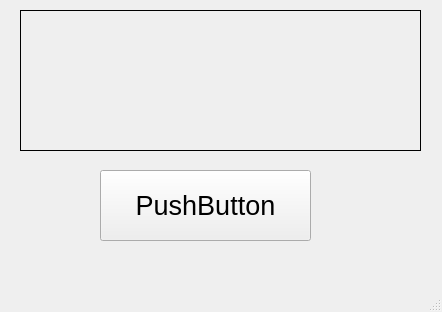
<?xml version="1.0" encoding="UTF-8"?>
<ui version="4.0">
 <class>MainWindow</class>
 <widget class="QMainWindow" name="MainWindow">
  <property name="geometry">
   <rect>
    <x>0</x>
    <y>0</y>
    <width>442</width>
    <height>312</height>
   </rect>
  </property>
  <property name="windowTitle">
   <string>MainWindow</string>
  </property>
  <widget class="QWidget" name="centralwidget">
   <widget class="QLabel" name="label">
    <property name="geometry">
     <rect>
      <x>20</x>
      <y>10</y>
      <width>401</width>
      <height>141</height>
     </rect>
    </property>
    <property name="font">
     <font>
      <pointsize>20</pointsize>
     </font>
    </property>
    <property name="frameShape">
     <enum>QFrame::Panel</enum>
    </property>
    <property name="text">
     <string/>
    </property>
   </widget>
   <widget class="QPushButton" name="pushButton">
    <property name="geometry">
     <rect>
      <x>100</x>
      <y>170</y>
      <width>211</width>
      <height>71</height>
     </rect>
    </property>
    <property name="font">
     <font>
      <pointsize>20</pointsize>
     </font>
    </property>
    <property name="text">
     <string>PushButton</string>
    </property>
   </widget>
  </widget>
  <widget class="QMenuBar" name="menubar">
   <property name="geometry">
    <rect>
     <x>0</x>
     <y>0</y>
     <width>442</width>
     <height>22</height>
    </rect>
   </property>
  </widget>
  <widget class="QStatusBar" name="statusbar"/>
 </widget>
 <resources/>
 <connections/>
</ui>
